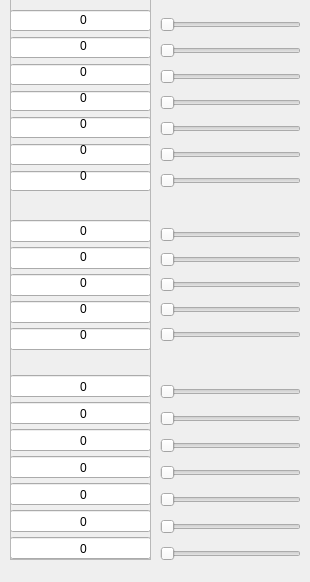
      <widget class="QWidget" name="tab_7">
       <attribute name="title">
        <string>2020</string>
       </attribute>
       <widget class="QFrame" name="verticalFrame_10">
        <property name="geometry">
         <rect>
          <x>10</x>
          <y>10</y>
          <width>141</width>
          <height>181</height>
         </rect>
        </property>
        <layout class="QVBoxLayout" name="verticalLayout_10">
         <property name="leftMargin">
          <number>0</number>
         </property>
         <property name="topMargin">
          <number>0</number>
         </property>
         <property name="rightMargin">
          <number>0</number>
         </property>
         <property name="bottomMargin">
          <number>0</number>
         </property>
         <item>
          <widget class="QLineEdit" name="lineEdit_0_1310">
           <property name="clearButtonEnabled">
            <bool>true</bool>
           </property>
          </widget>
         </item>
         <item>
          <widget class="QLineEdit" name="lineEdit_0_1320"/>
         </item>
         <item>
          <widget class="QLineEdit" name="lineEdit_0_1340"/>
         </item>
         <item>
          <widget class="QLineEdit" name="lineEdit_0_1350"/>
         </item>
         <item>
          <widget class="QLineEdit" name="lineEdit_0_1360"/>
         </item>
         <item>
          <widget class="QLineEdit" name="lineEdit_0_1370"/>
         </item>
         <item>
          <widget class="QLineEdit" name="lineEdit_0_1300"/>
         </item>
        </layout>
       </widget>
       <widget class="QFrame" name="verticalFrame_11">
        <property name="geometry">
         <rect>
          <x>10</x>
          <y>370</y>
          <width>141</width>
          <height>201</height>
         </rect>
        </property>
        <layout class="QVBoxLayout" name="verticalLayout_11">
         <property name="spacing">
          <number>0</number>
         </property>
         <property name="leftMargin">
          <number>0</number>
         </property>
         <property name="topMargin">
          <number>0</number>
         </property>
         <property name="rightMargin">
          <number>0</number>
         </property>
         <property name="bottomMargin">
          <number>0</number>
         </property>
         <item>
          <widget class="QLineEdit" name="lineEdit_0_1510"/>
         </item>
         <item>
          <widget class="QLineEdit" name="lineEdit_0_1520"/>
         </item>
         <item>
          <widget class="QLineEdit" name="lineEdit_0_1530"/>
         </item>
         <item>
          <widget class="QLineEdit" name="lineEdit_0_1540"/>
         </item>
         <item>
          <widget class="QLineEdit" name="lineEdit_0_1550"/>
         </item>
         <item>
          <widget class="QLineEdit" name="lineEdit_0_1500"/>
         </item>
         <item>
          <widget class="QLineEdit" name="lineEdit_0_1700"/>
         </item>
        </layout>
       </widget>
       <widget class="QFrame" name="verticalFrame">
        <property name="geometry">
         <rect>
          <x>10</x>
          <y>215</y>
          <width>141</width>
          <height>141</height>
         </rect>
        </property>
        <layout class="QVBoxLayout" name="verticalLayout">
         <property name="spacing">
          <number>0</number>
         </property>
         <property name="leftMargin">
          <number>0</number>
         </property>
         <property name="topMargin">
          <number>0</number>
         </property>
         <property name="rightMargin">
          <number>0</number>
         </property>
         <property name="bottomMargin">
          <number>0</number>
         </property>
         <item>
          <widget class="QLineEdit" name="lineEdit_0_1410"/>
         </item>
         <item>
          <widget class="QLineEdit" name="lineEdit_0_1420"/>
         </item>
         <item>
          <widget class="QLineEdit" name="lineEdit_0_1430"/>
         </item>
         <item>
          <widget class="QLineEdit" name="lineEdit_0_1450"/>
         </item>
         <item>
          <widget class="QLineEdit" name="lineEdit_0_1400"/>
         </item>
        </layout>
       </widget>
       <widget class="QFrame" name="verticalFrame_21">
        <property name="geometry">
         <rect>
          <x>160</x>
          <y>6</y>
          <width>141</width>
          <height>193</height>
         </rect>
        </property>
        <layout class="QVBoxLayout" name="verticalLayout_21">
         <property name="spacing">
          <number>0</number>
         </property>
         <property name="leftMargin">
          <number>0</number>
         </property>
         <property name="topMargin">
          <number>0</number>
         </property>
         <property name="rightMargin">
          <number>0</number>
         </property>
         <property name="bottomMargin">
          <number>0</number>
         </property>
         <item>
          <widget class="QSlider" name="horizontalSlider_0_1310">
           <property name="maximum">
            <number>1000000</number>
           </property>
           <property name="orientation">
            <enum>Qt::Horizontal</enum>
           </property>
          </widget>
         </item>
         <item>
          <widget class="QSlider" name="horizontalSlider_0_1320">
           <property name="maximum">
            <number>1000000</number>
           </property>
           <property name="orientation">
            <enum>Qt::Horizontal</enum>
           </property>
          </widget>
         </item>
         <item>
          <widget class="QSlider" name="horizontalSlider_0_1340">
           <property name="maximum">
            <number>1000000</number>
           </property>
           <property name="orientation">
            <enum>Qt::Horizontal</enum>
           </property>
          </widget>
         </item>
         <item>
          <widget class="QSlider" name="horizontalSlider_0_1350">
           <property name="maximum">
            <number>1000000</number>
           </property>
           <property name="orientation">
            <enum>Qt::Horizontal</enum>
           </property>
          </widget>
         </item>
         <item>
          <widget class="QSlider" name="horizontalSlider_0_1360">
           <property name="maximum">
            <number>1000000</number>
           </property>
           <property name="orientation">
            <enum>Qt::Horizontal</enum>
           </property>
          </widget>
         </item>
         <item>
          <widget class="QSlider" name="horizontalSlider_0_1370">
           <property name="maximum">
            <number>1000000</number>
           </property>
           <property name="orientation">
            <enum>Qt::Horizontal</enum>
           </property>
          </widget>
         </item>
         <item>
          <widget class="QSlider" name="horizontalSlider_0_1300">
           <property name="maximum">
            <number>1000000</number>
           </property>
           <property name="orientation">
            <enum>Qt::Horizontal</enum>
           </property>
          </widget>
         </item>
        </layout>
       </widget>
       <widget class="QFrame" name="verticalFrame_22">
        <property name="geometry">
         <rect>
          <x>160</x>
          <y>219</y>
          <width>141</width>
          <height>131</height>
         </rect>
        </property>
        <layout class="QVBoxLayout" name="verticalLayout_22">
         <property name="spacing">
          <number>2</number>
         </property>
         <property name="leftMargin">
          <number>0</number>
         </property>
         <property name="topMargin">
          <number>0</number>
         </property>
         <property name="rightMargin">
          <number>0</number>
         </property>
         <property name="bottomMargin">
          <number>0</number>
         </property>
         <item>
          <widget class="QSlider" name="horizontalSlider_0_1410">
           <property name="maximum">
            <number>1000000</number>
           </property>
           <property name="orientation">
            <enum>Qt::Horizontal</enum>
           </property>
          </widget>
         </item>
         <item>
          <widget class="QSlider" name="horizontalSlider_0_1420">
           <property name="maximum">
            <number>1000000</number>
           </property>
           <property name="orientation">
            <enum>Qt::Horizontal</enum>
           </property>
          </widget>
         </item>
         <item>
          <widget class="QSlider" name="horizontalSlider_0_1430">
           <property name="maximum">
            <number>1000000</number>
           </property>
           <property name="orientation">
            <enum>Qt::Horizontal</enum>
           </property>
          </widget>
         </item>
         <item>
          <widget class="QSlider" name="horizontalSlider_0_1450">
           <property name="maximum">
            <number>1000000</number>
           </property>
           <property name="orientation">
            <enum>Qt::Horizontal</enum>
           </property>
          </widget>
         </item>
         <item>
          <widget class="QSlider" name="horizontalSlider_0_1400">
           <property name="maximum">
            <number>1000000</number>
           </property>
           <property name="orientation">
            <enum>Qt::Horizontal</enum>
           </property>
          </widget>
         </item>
        </layout>
       </widget>
       <widget class="QFrame" name="verticalFrame_20">
        <property name="geometry">
         <rect>
          <x>160</x>
          <y>372</y>
          <width>141</width>
          <height>201</height>
         </rect>
        </property>
        <layout class="QVBoxLayout" name="verticalLayout_20">
         <property name="spacing">
          <number>0</number>
         </property>
         <property name="leftMargin">
          <number>0</number>
         </property>
         <property name="topMargin">
          <number>0</number>
         </property>
         <property name="rightMargin">
          <number>0</number>
         </property>
         <property name="bottomMargin">
          <number>0</number>
         </property>
         <item>
          <widget class="QSlider" name="horizontalSlider_0_1510">
           <property name="maximum">
            <number>1000000</number>
           </property>
           <property name="orientation">
            <enum>Qt::Horizontal</enum>
           </property>
          </widget>
         </item>
         <item>
          <widget class="QSlider" name="horizontalSlider_0_1520">
           <property name="maximum">
            <number>1000000</number>
           </property>
           <property name="orientation">
            <enum>Qt::Horizontal</enum>
           </property>
          </widget>
         </item>
         <item>
          <widget class="QSlider" name="horizontalSlider_0_1530">
           <property name="maximum">
            <number>1000000</number>
           </property>
           <property name="orientation">
            <enum>Qt::Horizontal</enum>
           </property>
          </widget>
         </item>
         <item>
          <widget class="QSlider" name="horizontalSlider_0_1540">
           <property name="maximum">
            <number>1000000</number>
           </property>
           <property name="orientation">
            <enum>Qt::Horizontal</enum>
           </property>
          </widget>
         </item>
         <item>
          <widget class="QSlider" name="horizontalSlider_0_1550">
           <property name="maximum">
            <number>1000000</number>
           </property>
           <property name="orientation">
            <enum>Qt::Horizontal</enum>
           </property>
          </widget>
         </item>
         <item>
          <widget class="QSlider" name="horizontalSlider_0_1500">
           <property name="maximum">
            <number>1000000</number>
           </property>
           <property name="orientation">
            <enum>Qt::Horizontal</enum>
           </property>
          </widget>
         </item>
         <item>
          <widget class="QSlider" name="horizontalSlider_0_1700">
           <property name="maximum">
            <number>1000000</number>
           </property>
           <property name="orientation">
            <enum>Qt::Horizontal</enum>
           </property>
          </widget>
         </item>
        </layout>
       </widget>
       <widget class="QFrame" name="frame_4">
        <property name="geometry">
         <rect>
          <x>10</x>
          <y>-1</y>
          <width>141</width>
          <height>561</height>
         </rect>
        </property>
        <property name="frameShape">
         <enum>QFrame::StyledPanel</enum>
        </property>
        <property name="frameShadow">
         <enum>QFrame::Raised</enum>
        </property>
        <widget class="QLabel" name="label_60">
         <property name="geometry">
          <rect>
           <x>50</x>
           <y>14</y>
           <width>47</width>
           <height>13</height>
          </rect>
         </property>
         <property name="text">
          <string>0</string>
         </property>
         <property name="alignment">
          <set>Qt::AlignCenter</set>
         </property>
        </widget>
        <widget class="QLabel" name="label_61">
         <property name="geometry">
          <rect>
           <x>50</x>
           <y>40</y>
           <width>47</width>
           <height>13</height>
          </rect>
         </property>
         <property name="text">
          <string>0</string>
         </property>
         <property name="alignment">
          <set>Qt::AlignCenter</set>
         </property>
        </widget>
        <widget class="QLabel" name="label_62">
         <property name="geometry">
          <rect>
           <x>50</x>
           <y>66</y>
           <width>47</width>
           <height>13</height>
          </rect>
         </property>
         <property name="text">
          <string>0</string>
         </property>
         <property name="alignment">
          <set>Qt::AlignCenter</set>
         </property>
        </widget>
        <widget class="QLabel" name="label_63">
         <property name="geometry">
          <rect>
           <x>50</x>
           <y>92</y>
           <width>47</width>
           <height>13</height>
          </rect>
         </property>
         <property name="text">
          <string>0</string>
         </property>
         <property name="alignment">
          <set>Qt::AlignCenter</set>
         </property>
        </widget>
        <widget class="QLabel" name="label_64">
         <property name="geometry">
          <rect>
           <x>50</x>
           <y>118</y>
           <width>47</width>
           <height>13</height>
          </rect>
         </property>
         <property name="text">
          <string>0</string>
         </property>
         <property name="alignment">
          <set>Qt::AlignCenter</set>
         </property>
        </widget>
        <widget class="QLabel" name="label_65">
         <property name="geometry">
          <rect>
           <x>50</x>
           <y>144</y>
           <width>47</width>
           <height>13</height>
          </rect>
         </property>
         <property name="text">
          <string>0</string>
         </property>
         <property name="alignment">
          <set>Qt::AlignCenter</set>
         </property>
        </widget>
        <widget class="QLabel" name="label_66">
         <property name="geometry">
          <rect>
           <x>50</x>
           <y>170</y>
           <width>47</width>
           <height>13</height>
          </rect>
         </property>
         <property name="text">
          <string>0</string>
         </property>
         <property name="alignment">
          <set>Qt::AlignCenter</set>
         </property>
        </widget>
        <widget class="QLabel" name="label_67">
         <property name="geometry">
          <rect>
           <x>50</x>
           <y>225</y>
           <width>47</width>
           <height>13</height>
          </rect>
         </property>
         <property name="text">
          <string>0</string>
         </property>
         <property name="alignment">
          <set>Qt::AlignCenter</set>
         </property>
        </widget>
        <widget class="QLabel" name="label_68">
         <property name="geometry">
          <rect>
           <x>50</x>
           <y>251</y>
           <width>47</width>
           <height>13</height>
          </rect>
         </property>
         <property name="text">
          <string>0</string>
         </property>
         <property name="alignment">
          <set>Qt::AlignCenter</set>
         </property>
        </widget>
        <widget class="QLabel" name="label_69">
         <property name="geometry">
          <rect>
           <x>50</x>
           <y>277</y>
           <width>47</width>
           <height>13</height>
          </rect>
         </property>
         <property name="text">
          <string>0</string>
         </property>
         <property name="alignment">
          <set>Qt::AlignCenter</set>
         </property>
        </widget>
        <widget class="QLabel" name="label_70">
         <property name="geometry">
          <rect>
           <x>50</x>
           <y>303</y>
           <width>47</width>
           <height>13</height>
          </rect>
         </property>
         <property name="text">
          <string>0</string>
         </property>
         <property name="alignment">
          <set>Qt::AlignCenter</set>
         </property>
        </widget>
        <widget class="QLabel" name="label_71">
         <property name="geometry">
          <rect>
           <x>50</x>
           <y>329</y>
           <width>47</width>
           <height>13</height>
          </rect>
         </property>
         <property name="text">
          <string>0</string>
         </property>
         <property name="alignment">
          <set>Qt::AlignCenter</set>
         </property>
        </widget>
        <widget class="QLabel" name="label_72">
         <property name="geometry">
          <rect>
           <x>50</x>
           <y>381</y>
           <width>47</width>
           <height>13</height>
          </rect>
         </property>
         <property name="text">
          <string>0</string>
         </property>
         <property name="alignment">
          <set>Qt::AlignCenter</set>
         </property>
        </widget>
        <widget class="QLabel" name="label_73">
         <property name="geometry">
          <rect>
           <x>50</x>
           <y>408</y>
           <width>47</width>
           <height>13</height>
          </rect>
         </property>
         <property name="text">
          <string>0</string>
         </property>
         <property name="alignment">
          <set>Qt::AlignCenter</set>
         </property>
        </widget>
        <widget class="QLabel" name="label_74">
         <property name="geometry">
          <rect>
           <x>50</x>
           <y>435</y>
           <width>47</width>
           <height>13</height>
          </rect>
         </property>
         <property name="text">
          <string>0</string>
         </property>
         <property name="alignment">
          <set>Qt::AlignCenter</set>
         </property>
        </widget>
        <widget class="QLabel" name="label_75">
         <property name="geometry">
          <rect>
           <x>50</x>
           <y>462</y>
           <width>47</width>
           <height>13</height>
          </rect>
         </property>
         <property name="text">
          <string>0</string>
         </property>
         <property name="alignment">
          <set>Qt::AlignCenter</set>
         </property>
        </widget>
        <widget class="QLabel" name="label_76">
         <property name="geometry">
          <rect>
           <x>50</x>
           <y>489</y>
           <width>47</width>
           <height>13</height>
          </rect>
         </property>
         <property name="text">
          <string>0</string>
         </property>
         <property name="alignment">
          <set>Qt::AlignCenter</set>
         </property>
        </widget>
        <widget class="QLabel" name="label_77">
         <property name="geometry">
          <rect>
           <x>50</x>
           <y>516</y>
           <width>47</width>
           <height>13</height>
          </rect>
         </property>
         <property name="text">
          <string>0</string>
         </property>
         <property name="alignment">
          <set>Qt::AlignCenter</set>
         </property>
        </widget>
        <widget class="QLabel" name="label_158">
         <property name="geometry">
          <rect>
           <x>50</x>
           <y>543</y>
           <width>47</width>
           <height>13</height>
          </rect>
         </property>
         <property name="text">
          <string>0</string>
         </property>
         <property name="alignment">
          <set>Qt::AlignCenter</set>
         </property>
        </widget>
       </widget>
      </widget>
